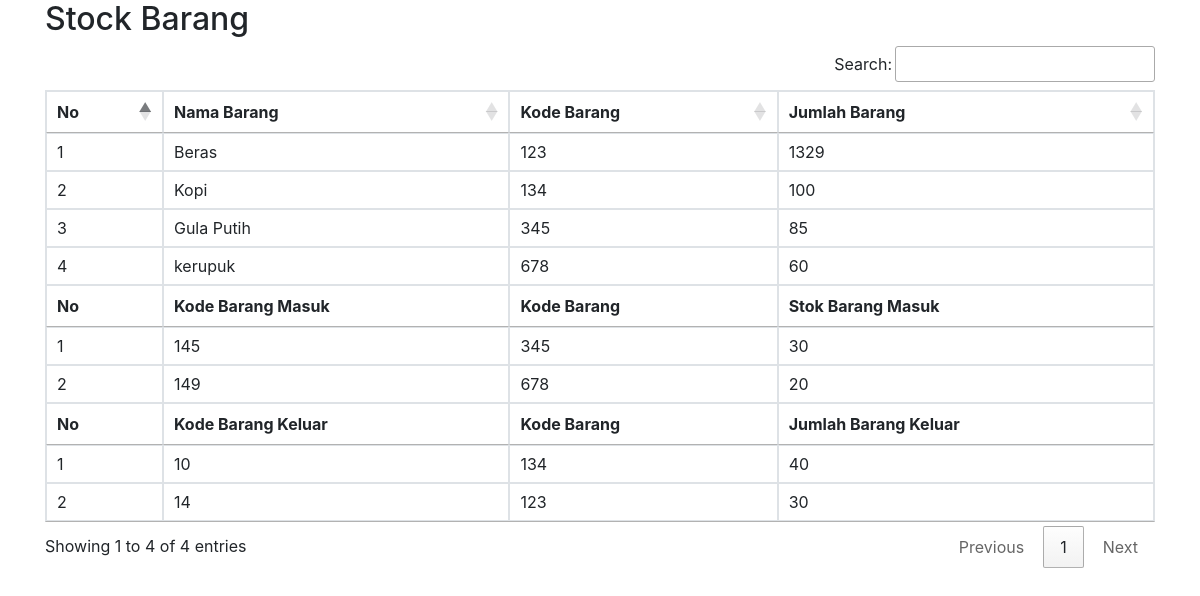
/expLaporan.php (signed in), run on the app's committed database.
### tables this page shows
CREATE TABLE `data_barang` (
  `kode_barang` int(11) NOT NULL,
  `nama_barang` varchar(30) NOT NULL,
  `harga_satuan` int(11) NOT NULL,
  `stok` int(11) NOT NULL
);

CREATE TABLE `barang_masuk` (
  `kode_barang_masuk` int(11) NOT NULL,
  `kode_barang` int(11) NOT NULL,
  `tanggal_barang_masuk` timestamp NOT NULL DEFAULT current_timestamp(),
  `jumlah_barang_masuk` int(11) NOT NULL
);

CREATE TABLE `barang_keluar` (
  `kode_barang_keluar` int(11) NOT NULL,
  `kode_barang` int(11) NOT NULL,
  `tanggal_barang_keluar` timestamp NOT NULL DEFAULT current_timestamp(),
  `jumlah_barang_keluar` int(11) NOT NULL
);

### expLaporan.php (the view, shortened to what this page needs)
<?php
require 'koneksi.php';
?>
<html>
<head>
  <link rel="stylesheet" href="https://maxcdn.bootstrapcdn.com/bootstrap/4.5.2/css/bootstrap.min.css">
  <link rel="stylesheet" type="text/css" href="https://cdn.datatables.net/1.10.19/css/jquery.dataTables.css">
  <link rel="stylesheet" type="text/css" href="https://cdn.datatables.net/buttons/1.6.5/css/buttons.dataTables.min.css">
  <link rel="stylesheet" type="text/css" href="https://cdn.datatables.net/1.10.19/css/jquery.dataTables.min.css">
</head>
<body>
<div class="container">
			<h2>Stock Barang</h2>
				<div class="data-tables datatable-dark">
					<table class="table table-bordered" id="ekspordata" width="100%" cellspacing="0">
                                    <thead>
                                        <tr>
                                            <th>No</th>
                                            <th>Nama Barang</th>
                                            <th>Kode Barang</th>
                                            <th>Jumlah Barang</th>
                                        </tr>
                                    </thead>
                                    <tbody>
                                        <?php
                                        $ambilsemuadata = mysqli_query($conn, "SELECT*FROM data_barang");
                                        $i=1;
                                        while($data=mysqli_fetch_array($ambilsemuadata)){
                                            $namabarang = $data['nama_barang'];
                                            $kodebarang = $data['kode_barang'];
                                            $stok = $data['stok'];
                                        ?>
                                        <tr>
                                            <td><?=$i++;?></td>
                                            <td><?=$namabarang;?></td>
                                            <td><?=$kodebarang;?></td>
                                            <td><?=$stok;?></td>
                                        </tr>
                                        <?php
                                        }
                                        ?>
                                    </tbody>
                                        <thead>
                                            <tr>
                                                <th>No</th>
                                                <th>Kode Barang Masuk</th>
                                                <th>Kode Barang </th>
                                                <th>Stok Barang Masuk</th>
                                            </tr>
                                        </thead>
                                        <tbody>
                                            <?php
                                            $ambilsemuadata = mysqli_query($conn, "SELECT*FROM barang_masuk ");
                                            $i=1;
                                            while($data=mysqli_fetch_array($ambilsemuadata)){
                                                $kodebarangmasuk = $data['kode_barang_masuk'];
                                                $kodebarang = $data['kode_barang'];
                                                $barangmasuk = $data['jumlah_barang_masuk'];
                                            ?>
                                            <tr>
                                                <td><?=$i++;?></td>
                                                <td><?=$kodebarangmasuk?></td>
                                                <td><?=$kodebarang?></td>
                                                <td><?=$barangmasuk;?></td>
                                            </tr>
                                            <?php
                                            }
                                            ?>
                                        </tbody>
                                        <thead>
                                            <tr>
                                                <th>No</th>
                                                <th>Kode Barang Keluar</th>
                                                <th>Kode Barang </th>
                                                <th>Jumlah Barang Keluar</th>
                                            </tr>
                                        </thead>
                                        <tbody>
                                            <?php
                                            $ambilsemuadata = mysqli_query($conn, "SELECT*FROM barang_keluar ");
                                            $i=1;
                                            while($data=mysqli_fetch_array($ambilsemuadata)){
                                                $kodebarangkeluar = $data['kode_barang_keluar'];
                                                $kodebarang = $data['kode_barang'];
                                                $barangkeluar = $data['jumlah_barang_keluar'];
                                            ?>
                                            <tr>
                                                <td><?=$i++;?></td>
                                                <td><?=$kodebarangkeluar?></td>
                                                <td><?=$kodebarang?></td>
                                                <td><?=$barangkeluar;?></td>
                                            </tr>
                                            <?php
                                            }
                                            ?>
                                        </tbody>
                        </table>
				</div>
</div>
</body>
</html>

### data on the page
data_barang: nama_barang "Beras", kode_barang "123", stok "1329"
data_barang: nama_barang "Kopi", kode_barang "134", stok "100"
data_barang: nama_barang "Gula Putih", kode_barang "345", stok "85"
data_barang: nama_barang "kerupuk", kode_barang "678", stok "60"
barang_masuk: kode_barang_masuk "145", kode_barang "345", jumlah_barang_masuk "30"
barang_masuk: kode_barang_masuk "149", kode_barang "678", jumlah_barang_masuk "20"
barang_keluar: kode_barang_keluar "10", kode_barang "134", jumlah_barang_keluar "40"
barang_keluar: kode_barang_keluar "14", kode_barang "123", jumlah_barang_keluar "30"
